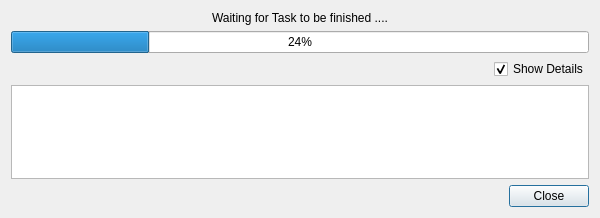
<?xml version="1.0" encoding="UTF-8"?>
<ui version="4.0">
 <class>LmBase::Internal::ProcessOutputDialog</class>
 <widget class="QDialog" name="LmBase::Internal::ProcessOutputDialog">
  <property name="enabled">
   <bool>true</bool>
  </property>
  <property name="geometry">
   <rect>
    <x>0</x>
    <y>0</y>
    <width>600</width>
    <height>218</height>
   </rect>
  </property>
  <property name="sizePolicy">
   <sizepolicy hsizetype="Minimum" vsizetype="Minimum">
    <horstretch>0</horstretch>
    <verstretch>0</verstretch>
   </sizepolicy>
  </property>
  <property name="minimumSize">
   <size>
    <width>500</width>
    <height>130</height>
   </size>
  </property>
  <property name="windowTitle">
   <string>Run Process</string>
  </property>
  <property name="modal">
   <bool>false</bool>
  </property>
  <layout class="QGridLayout" name="gridLayout">
   <item row="2" column="0">
    <layout class="QHBoxLayout" name="horizontalLayout_2">
     <item>
      <spacer name="horizontalSpacer_3">
       <property name="orientation">
        <enum>Qt::Horizontal</enum>
       </property>
       <property name="sizeType">
        <enum>QSizePolicy::Minimum</enum>
       </property>
       <property name="sizeHint" stdset="0">
        <size>
         <width>800</width>
         <height>20</height>
        </size>
       </property>
      </spacer>
     </item>
     <item>
      <widget class="QCheckBox" name="checkBox">
       <property name="text">
        <string>Show Details</string>
       </property>
       <property name="checked">
        <bool>true</bool>
       </property>
      </widget>
     </item>
    </layout>
   </item>
   <item row="3" column="0">
    <widget class="QTextEdit" name="output">
     <property name="sizePolicy">
      <sizepolicy hsizetype="Minimum" vsizetype="Minimum">
       <horstretch>0</horstretch>
       <verstretch>1</verstretch>
      </sizepolicy>
     </property>
     <property name="minimumSize">
      <size>
       <width>0</width>
       <height>0</height>
      </size>
     </property>
    </widget>
   </item>
   <item row="1" column="0">
    <layout class="QHBoxLayout" name="horizontalLayout">
     <item>
      <widget class="QProgressBar" name="progressBar">
       <property name="sizePolicy">
        <sizepolicy hsizetype="Expanding" vsizetype="Fixed">
         <horstretch>0</horstretch>
         <verstretch>0</verstretch>
        </sizepolicy>
       </property>
       <property name="value">
        <number>24</number>
       </property>
      </widget>
     </item>
    </layout>
   </item>
   <item row="0" column="0">
    <widget class="QLabel" name="label">
     <property name="sizePolicy">
      <sizepolicy hsizetype="Preferred" vsizetype="Expanding">
       <horstretch>0</horstretch>
       <verstretch>0</verstretch>
      </sizepolicy>
     </property>
     <property name="text">
      <string>Waiting for Task to be finished ....</string>
     </property>
     <property name="alignment">
      <set>Qt::AlignCenter</set>
     </property>
     <property name="wordWrap">
      <bool>true</bool>
     </property>
    </widget>
   </item>
   <item row="4" column="0">
    <widget class="QDialogButtonBox" name="buttonBox">
     <property name="sizePolicy">
      <sizepolicy hsizetype="MinimumExpanding" vsizetype="Fixed">
       <horstretch>0</horstretch>
       <verstretch>0</verstretch>
      </sizepolicy>
     </property>
     <property name="orientation">
      <enum>Qt::Horizontal</enum>
     </property>
     <property name="standardButtons">
      <set>QDialogButtonBox::Close</set>
     </property>
    </widget>
   </item>
  </layout>
 </widget>
 <resources/>
 <connections>
  <connection>
   <sender>buttonBox</sender>
   <signal>accepted()</signal>
   <receiver>LmBase::Internal::ProcessOutputDialog</receiver>
   <slot>accept()</slot>
   <hints>
    <hint type="sourcelabel">
     <x>88</x>
     <y>553</y>
    </hint>
    <hint type="destinationlabel">
     <x>157</x>
     <y>274</y>
    </hint>
   </hints>
  </connection>
  <connection>
   <sender>buttonBox</sender>
   <signal>rejected()</signal>
   <receiver>LmBase::Internal::ProcessOutputDialog</receiver>
   <slot>reject()</slot>
   <hints>
    <hint type="sourcelabel">
     <x>88</x>
     <y>553</y>
    </hint>
    <hint type="destinationlabel">
     <x>286</x>
     <y>274</y>
    </hint>
   </hints>
  </connection>
 </connections>
</ui>
